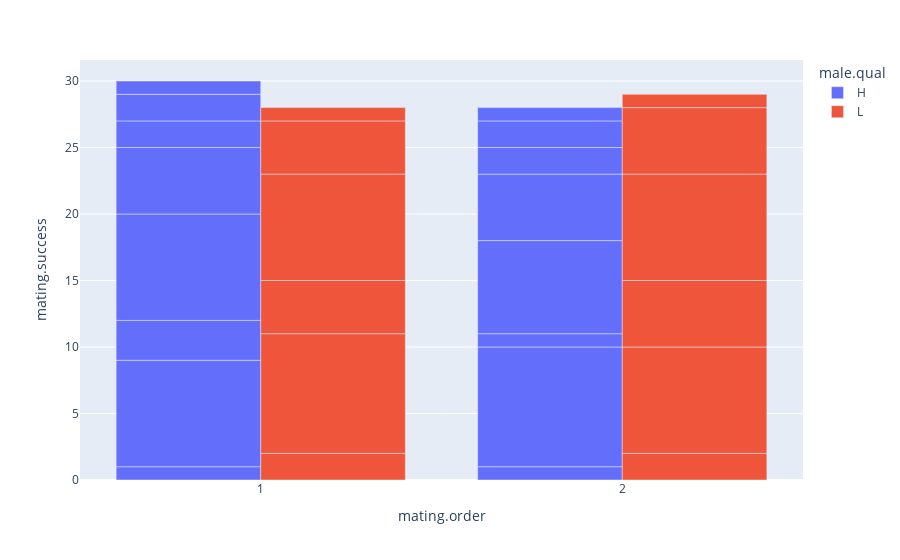

The code cell stored with this chart in its notebook:
### Code cell
groupdiscrete = df.groupby(["male.qual", "mating.order", "male.age"]).describe()[[("mating.success","count")]]


groupdiscrete = groupdiscrete.reset_index().droplevel(1, axis=1)

px.histogram(groupdiscrete, x="male.qual", y="mating.success", color="mating.order", barmode='group')

fig = px.bar(groupdiscrete,
             x="mating.order", y="mating.success", barmode="group",
             color="male.qual"
                              )

fig.show()

### Figure 1 — Plotly figure (JSON) as saved in the notebook; plotly's stock layout.template omitted (floating-point values rounded to 4 significant figures)
{"data": [{"alignmentgroup": "True", "hovertemplate": "male.qual=H<br>mating.order=%{x}<br>mating.success=%{y}<extra></extra>", "legendgroup": "H", "marker": {"color": "#636efa", "pattern": {"shape": ""}}, "name": "H", "offsetgroup": "H", "orientation": "v", "showlegend": true, "textposition": "auto", "type": "bar", "x": ["1", "1", "1", "1", "1", "1", "1", "1", "2", "2", "2", "2", "2", "2", "2", "2"], "xaxis": "x", "y": [1, 8, 3, 8, 5, 2, 2, 1, 1, 9, 1, 7, 5, 2, 2, 1], "yaxis": "y"}, {"alignmentgroup": "True", "hovertemplate": "male.qual=L<br>mating.order=%{x}<br>mating.success=%{y}<extra></extra>", "legendgroup": "L", "marker": {"color": "#EF553B", "pattern": {"shape": ""}}, "name": "L", "offsetgroup": "L", "orientation": "v", "showlegend": true, "textposition": "auto", "type": "bar", "x": ["1", "1", "1", "1", "1", "1", "2", "2", "2", "2", "2", "2"], "xaxis": "x", "y": [2, 9, 4, 8, 4, 1, 2, 8, 5, 8, 5, 1], "yaxis": "y"}], "layout": {"barmode": "group", "legend": {"title": {"text": "male.qual"}, "tracegroupgap": 0}, "margin": {"t": 60}, "xaxis": {"anchor": "y", "domain": [0, 1], "title": {"text": "mating.order"}}, "yaxis": {"anchor": "x", "domain": [0, 1], "title": {"text": "mating.success"}}}}
